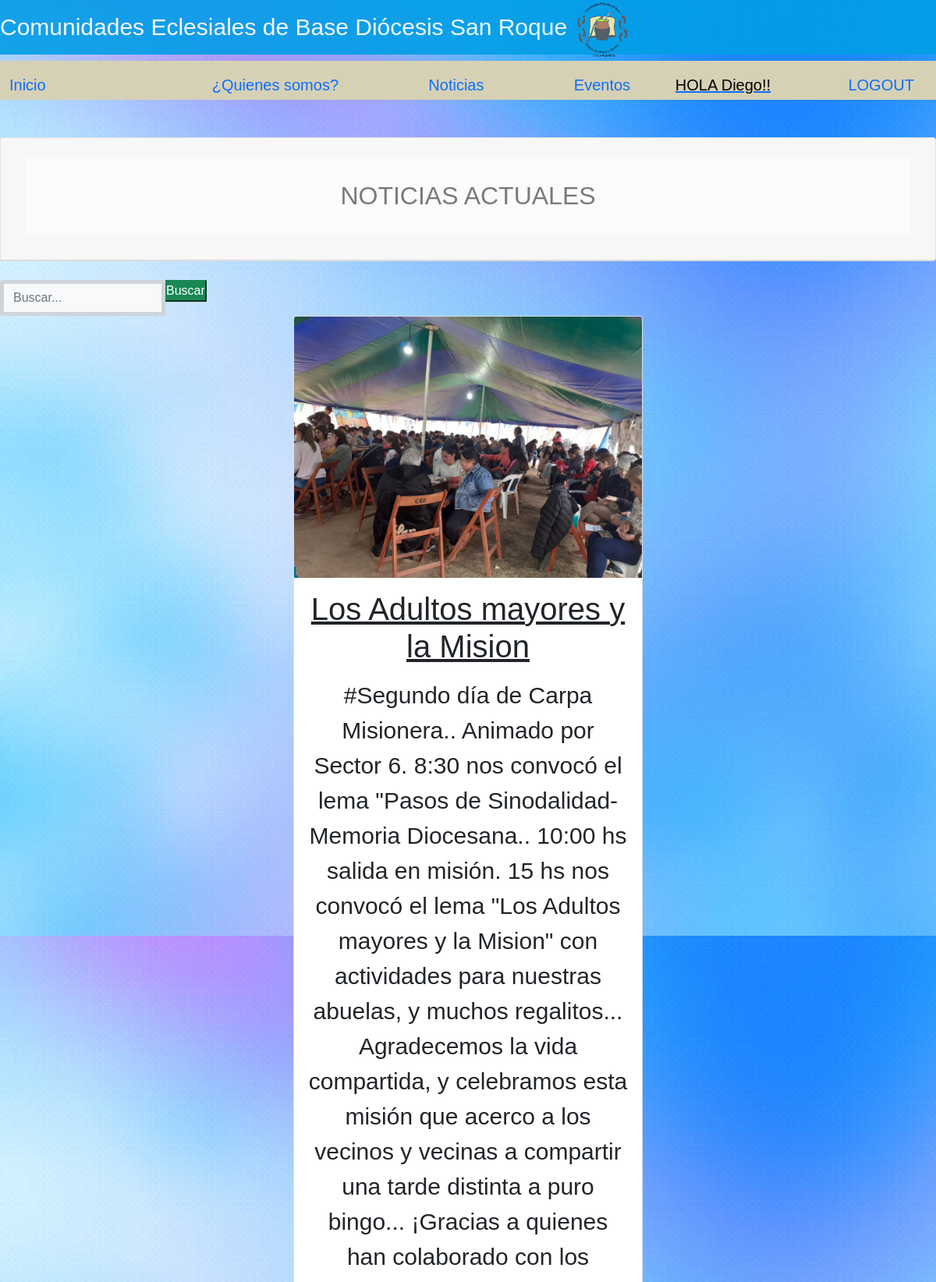
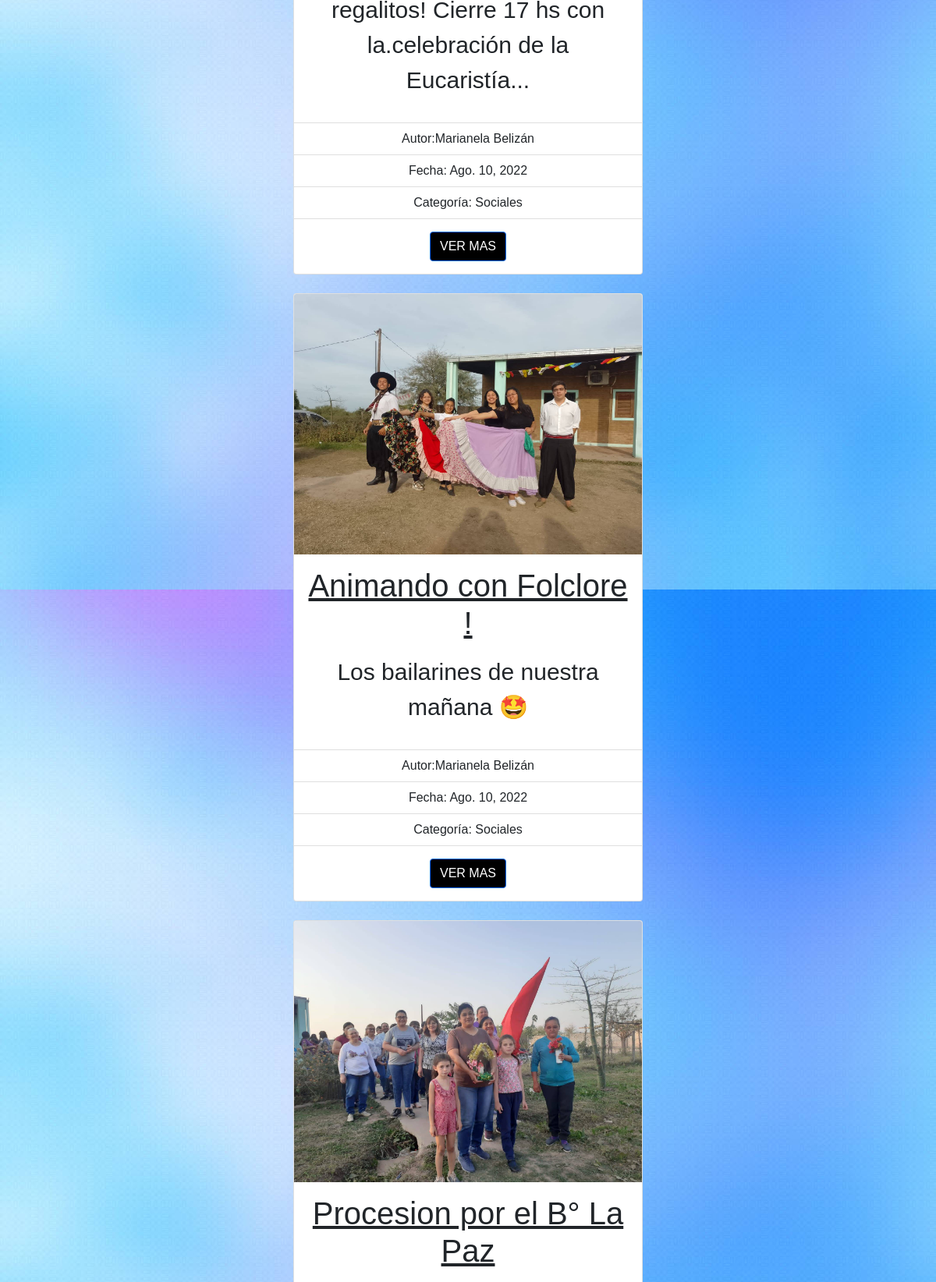
The app's page /Noticias/listar/ (signed in, upper part) with its own data (2 pictures, top to bottom).
### apps/usuarios/models.py (models this page shows)
class Usuario(AbstractUser):
    pass

### apps/noticias/models.py (models this page shows, shortened)
class Noticia(models.Model):
	titulo = models.CharField(max_length = 120)
	creado = models.DateField(auto_now_add = True)
	cuerpo = models.TextField()
	autor = models.CharField(max_length = 50, null=True, blank = True)
	imagen = models.ImageField(upload_to = 'noticias', null=True, blank = True)
	categoria = models.ForeignKey(Categoria, on_delete = models.CASCADE, null = True)
	def __str__(self):
		return self.titulo

class Categoria(models.Model):
	nombre = models.CharField(max_length = 60)
	descripcion = models.CharField(max_length = 250, null = True, blank = True)

### apps/noticias/views.py (the view)
# urls.py: path('listar/', views.Listar, name = 'listar_noticias'),
def Listar(request):
	busqueda = request.GET.get("buscar",None)
	print(busqueda)
	if busqueda:
		noticias = Noticia.objects.filter(categoria__nombre__icontains = busqueda)
	else:
		noticias = Noticia.objects.all()
	print(noticias)
	return render(request, 'noticias/listar_noticias.html', {'notis':noticias})

### templates/noticias/listar_noticias.html (shortened to what this page needs)
{% extends 'base.html' %}
{% load static %}
{% block contenido %}
	<div class="col-md-15">
      <div class="card">
      <div class="card-header">
          <div class="card-body">
            <div class="row">
             <div class="col-md-15">
          <h2><center><div>NOTICIAS ACTUALES</div></center></h2>
             </div>
            </div>
           </div>
      </div>
      </div>
      </div>
 <br>
 <form class="d-none d-sm-inline-block form-inline mr-auto ml-md-3 my-2 my-md-0 mw-100 navbar-search"method="GET">
   <div class="input-group">
      <input type="text" class="form-control bg-light border-5 small" placeholder="Buscar..." name="buscar" value="{{ request.GET.buscar }}">
         <div class="input-group-append">
            <button type="submit" class="boton btn-success">Buscar</button>
      </div>
   </div>
</form>
<br>
{% for n in notis %}
<center>
 <div class="card" style="width: 28rem;">
{% if n.imagen %}
<img src="{{ n.imagen.url }}" class="card-img-top">
{% else %}
<p>NO TIENE IMAGEN </p>
{% endif %}
<div class="card-body">
<h3><ins>{{ n.titulo }}</h3></ins>
<p class="card-text"><p> {{ n.cuerpo }}</p></p>
</div>
<ul class="list-group list-group-flush">
{% if n.autor %}
 <li class="list-group-item">Autor:{{ n.autor }}</li>
 <li class="list-group-item">Fecha: {{ n.creado }}</li>
 <li class="list-group-item">Categoría: {{ n.categoria.nombre }}</li>
</ul>
{% endif %}
<div class="card-body">
<a href="{% url 'noticias:detalle_noticias' n.pk %}" style= "background: black" class="btn btn-primary">VER MAS</a>
</div>
 </div>
<br>
 {% endfor %}
</center>
{% endblock contenido %}

### templates/base.html (shortened to what this page needs)
{% load static %}
<link href="https://cdn.jsdelivr.net/npm/bootstrap@5.0.2/dist/css/bootstrap.min.css" rel="stylesheet">
<!DOCTYPE html>
<html>
<head>
	<link rel="stylesheet" type="text/css" href="{% static 'css/main.css' %}">
</head>
<body>
 <header>
	<div class="header-content">
		<div class="logo">
			<h1>Comunidades Eclesiales de Base Diócesis San Roque <a class="navbar-item" href="{% url 'home' %}"><img src="{% static 'img/mate.png' %}" width="75" height="75" alt="Logo"></a></h1>
		</div>
		<div class="menu">
			<nav>
				<nav class="navbar">
					<div class="container-fluid">
						<a class="navbar-brand" href="{% url 'home' %}">Inicio</a>
						<button class="navbar-toggler" type="button" data-bs-toggle="collapse" data-bs-target="#navbarNav" aria-controls="navbarNav" aria-expanded="false" aria-label="Toggle navigation">
						  <span class="navbar-toggler-icon"></span>
						</button>
						<a class="nav-item">
							<a class="nav-link" href="{%url 'somos:quienes_somos'%}">¿Quienes somos?</a>
						  <a class="nav-item">
							<a class="nav-link" href="{% url 'noticias:listar_noticias' %}">Noticias</a>
						  <a class="nav-item">
							<a class="nav-link" href="{% url 'eventos:ver_eventos' %}">Eventos</a>
						  <a class="nav-item">
							{% if user.is_authenticated %}
								<span>HOLA {{user.username}}!!</span>
								<a class="nav-link" href="{% url 'logout' %}">LOGOUT</a>
							{% else %}
								<a class="nav-item"></a>
								<a class="nav-link" href="{% url 'login' %}">LOGIN</a>
								<a class="nav-item"></a>
								<a class="nav-link" href="{% url 'usuarios:registro' %}">REGISTRAR</a>
							{% endif %}
			</nav>
		</div>
	</div>
	<br><br>
	{% block contenido %}
	{% endblock contenido %}
</header>
</body>
</html>

### static/css/main.css (style rules this page uses)
* { margin: 0px; padding: 0px; }
body { background-image: url(../img/otrofondo.jpg) ; font-family: 'Gill Sans', 'Gill Sans MT', Calibri, 'Trebuchet MS', sans-serif, Helvetica, sans-serif; }
header h1 { background: #039ee6; opacity: 0.9; height: 70px; width: 100%; text-align: left; line-height: 50px; color: #ffffff; font-size: 30px; }
nav { background: #d6d1b5; height: 50px; font-family: sans-serif; font-size: 20; color: #ffffff; }
h2 { opacity: 0.9; background: #ffffff; color: #000000; line-height: 100px; text-align: center; opacity: 0.5; }
h3 { font-size: 40; tex }
p { font-size: 30; }
h1 { color:#000000; }
span { color: black; font-size: 20; }

### records on screen
Usuario: username "Diego"
Noticia: imagen (picture), titulo "Los Adultos mayores y la Mision", cuerpo "#Segundo día de Carpa Misionera.. Animado por Sector 6. 8:30 nos convocó el lema \"Pasos de Sinodalidad-Memoria Diocesana.. 10:00 hs salida en misión. 15 hs nos convocó el lema \"Los Adultos mayores y la Mision\" con actividades para nuestras abuelas, y muchos regalitos... Agradecemos la vida compartida, y celebramos esta misión que acerco a los vecinos y vecinas a compartir una tarde distinta a puro bingo... ¡Gracias a quienes han colaborado con los regalitos! Cierre 17 hs con la.celebración de la Eucaristía...", autor "Marianela Belizán", creado "Ago. 10, 2022", categoria.nombre "Sociales"
Noticia: imagen (picture), titulo "Animando con Folclore !", cuerpo "Los bailarines de nuestra mañana 🤩", autor "Marianela Belizán", creado "Ago. 10, 2022", categoria.nombre "Sociales"
Noticia: imagen (picture), titulo "Procesion por el B° La Paz"
